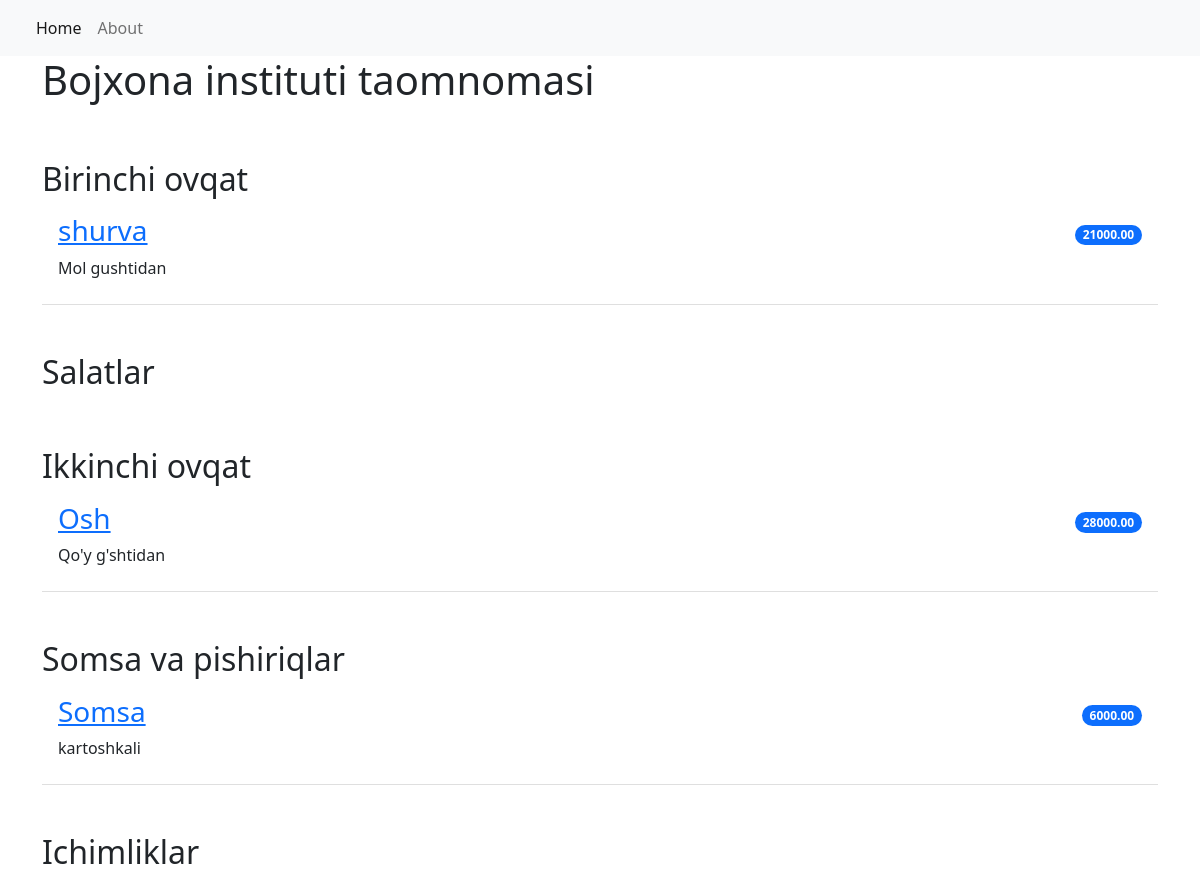
The page / on the database its author committed.
### restaurant_menu/models.py (models this page shows, shortened)
class Item(models.Model):
    meal = models.CharField(max_length=1000, unique=True)
    description = models.CharField(max_length=2000)
    price = models.DecimalField(max_digits=10, decimal_places=2)
    meal_type = models.CharField(max_length=2000, choices=MEAL_TYPE)
    author = models.ForeignKey(User, on_delete=models.PROTECT)
    status = models.IntegerField(choices=status)
    date_created = models.DateTimeField(auto_now_add=True)
    date_update = models.DateTimeField(auto_now=True)

### restaurant_menu/views.py (the view)
# urls.py: path('', views.MenuList.as_view(), name='home'),
class MenuList(generic.ListView):
    queryset = Item.objects.order_by("-date_created")
    template_name = "index.html"
    def get_context_data(self, **kwargs):
        context = super().get_context_data(**kwargs)
        context["meals"]=MEAL_TYPE
        return context

### templates/index.html
{%  extends 'base.html' %}
{% block content %}
<div class="container">
    <h1>Bojxona instituti taomnomasi</h1>
    <ul class="list-group list-group-flush">
    {% for meal in meals %}
        <h2 class="pt-5">{{ meal.1 }}</h2>
           {% for row in item_list %}
               {% if row.meal_type == meal.0 %}
                   {% if row.status == 0 %}
                   <li class="list-group-item d-flex justify-content-between align-items-center border-0 pb-0">
                       <a href="{% url 'menu_item' row.pk %}"><h3><del>{{ row.meal }}</del></h3></a>
                       <span class="badge bg-primary rounded-pill"> {{ row.price }}</span>
                   </li>
                   <li class="list-group-item  pt-0">
                        <p>{{ row.description }}</p>
                   </li>
                   {% else %}
                       <li class="list-group-item d-flex justify-content-between align-items-center border-0 pb-0">
                         <a href="{% url 'menu_item' row.pk %}"><h3>{{ row.meal }}</h3></a>
                         <span class="badge bg-primary rounded-pill"> {{ row.price }}</span>
                       </li>
                       <li class="list-group-item  pt-0">
                        <p>{{ row.description }}</p>
                       </li>
                   {% endif %}
               {% endif %}
              {% endfor %}
    {% endfor %}
    </ul>
</div>
{% endblock content %}

### templates/base.html (shortened to what this page needs)
<!DOCTYPE html>
<html lang="en">
    <head>
        <link href="https://cdn.jsdelivr.net/npm/bootstrap@5.2.0-beta1/dist/css/bootstrap.min.css" rel="stylesheet">
    </head>
    <body>
        <nav class="navbar navbar-expand-lg bg-light">
            <div class="container-fluid">
                <div class="collapse navbar-collapse" id="navbarNav">
                    <ul class="navbar-nav">
                         <li class="nav-item">
                            <a class="nav-link active" aria-current="page" href="{% url 'home' %}">Home</a>
                        </li>
                        <li class="nav-item">
                            <a class="nav-link" aria-current="page" href="{% url 'home' %}">About</a>
                        </li>
                    </ul>
                </div>
            </div>
        </nav>
        {% block content %}
        {% endblock content %}
    </body>
</html>

### rows shown on the page
Item: meal "shurva", price "21000.00", description "Mol gushtidan"
Item: meal "Osh", price "28000.00", description "Qo'y g'shtidan"
Item: meal "Somsa", price "6000.00", description "kartoshkali"

### other values the page prints
{{ meal.1 }} "Birinchi ovqat" "Salatlar" "Ikkinchi ovqat" "Somsa va pishiriqlar" "Ichimliklar"
